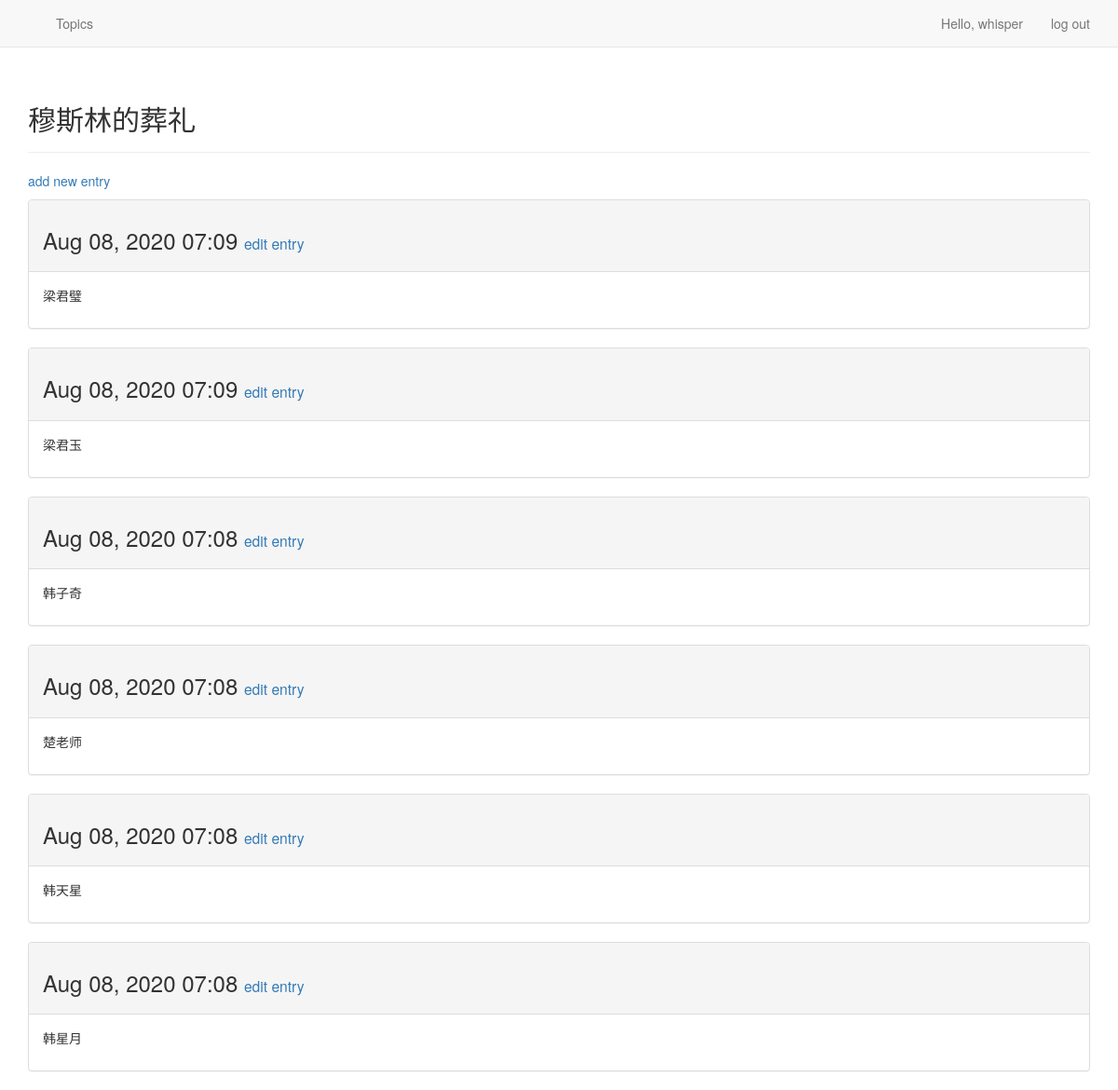
The app's page /topics/3/ (signed in) with its own data.
### learning_logs/models.py (models this page shows, shortened)
class Topic(models.Model):
    text = models.CharField(max_length=200)
    date_added = models.DateTimeField(auto_now_add=True)
    owner = models.ForeignKey(User, on_delete=models.CASCADE)
    def __str__(self):
        return self.text

class Entry(models.Model):
    topic = models.ForeignKey(Topic, on_delete=models.CASCADE)
    text = models.TextField()
    date_added = models.DateTimeField(auto_now_add=True)
    class Meta:
        verbose_name_plural = 'entries'

### learning_logs/views.py (the view)
# urls.py: re_path(r'^topics/(?P<topic_id>\d+)/$', views.topic, name='topic'),
@login_required
def topic(request, topic_id):
    tp = Topic.objects.get(id=topic_id)
    if tp.owner != request.user:
        raise Http404
    entries = tp.entry_set.order_by('-date_added')
    context = {'topic': tp, 'entries': entries}
    return render(request, 'topic.html', context)

### learning_logs/templates/topic.html
{% extends 'base.html' %}
{% block header %}
<h2>{{ topic }}</h2>
{% endblock header %}
{% block content %}
<p>
    <a href="{% url 'learning_logs:new_entry' topic.id %}">add new entry</a>
</p>
{% for entry in entries %}
<div class="panel panel-default">
    <div class="panel-heading">
        <h3>
            {{ entry.date_added|date:'M d, Y H:i' }}
            <small>
                <a href="{% url 'learning_logs:edit_entry' entry.id %}">edit entry</a>
            </small>
        </h3>
    </div>
    <div class="panel-body">
        {{ entry.text|linebreaks }}
    </div>
</div>
{% empty %}
There are no entries for this topic yet.
{% endfor %}
{% endblock content %}

### learning_logs/templates/base.html (shortened to what this page needs)
{% load bootstrap3 %}
<!DOCTYPE html>
<html lang="en">
<head>
    {% bootstrap_css %}
</head>
<body>
<nav class="navbar navbar-default navbar-static-top">
    <div class="container">
        <div class="navbar-header">
            <a class="navbar-brand" href="{% url 'learning_logs:index' %}"></a>
        </div>
        <div id="navbar" class="navbar-collapse collapse">
            <ul class="nav navbar-nav">
                <li><a href="{% url 'learning_logs:topics' %}">Topics</a></li>
            </ul>
            <ul class="nav navbar-nav navbar-right">
                {% if user.is_authenticated %}
                <li><a>Hello, {{ user.username }}</a></li>
                <li><a href="{% url 'users:logout' %}">log out</a></li>
                {% else %}
                <li><a href="{% url 'users:register' %}">register</a></li>
                <li><a href="{% url 'users:login' %}">log in</a></li>
                {% endif %}
            </ul>
        </div>
    </div>
</nav>
<div class="container">
    <div class="page-header">
        {% block header %}{% endblock header %}
    </div>
    <div>
        {% block content %}{% endblock content %}
    </div>
</div>
</body>
</html>

### records on screen
Topic: text "穆斯林的葬礼"
Entry: date_added "Aug 08, 2020 07:09", text "梁君璧"
Entry: date_added "Aug 08, 2020 07:09", text "梁君玉"
Entry: date_added "Aug 08, 2020 07:08", text "韩子奇"
Entry: date_added "Aug 08, 2020 07:08", text "楚老师"
Entry: date_added "Aug 08, 2020 07:08", text "韩天星"
Entry: date_added "Aug 08, 2020 07:08", text "韩星月"

### other values on screen
{{ user.username }} "whisper"
